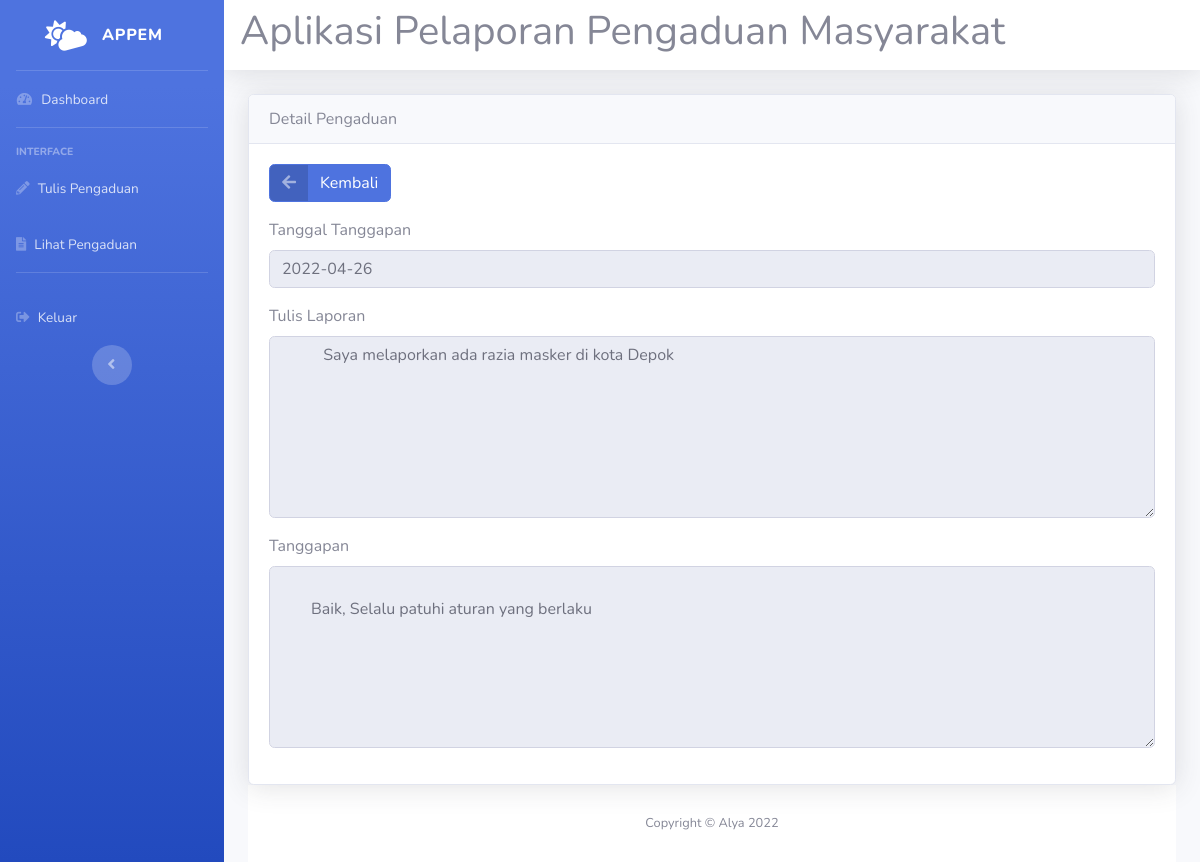
Screenshot of /masyarakat.php?url=lihat_tanggapan&id=4 (signed in) with the database file from the repository.
### tables this page shows
CREATE TABLE `tanggapan` (
  `id_tanggapan` int(11) NOT NULL,
  `id_pengaduan` int(11) NOT NULL,
  `tgl_tanggapan` date NOT NULL,
  `tanggapan` text NOT NULL,
  `id_petugas` int(11) NOT NULL
);

CREATE TABLE `pengaduan` (
  `id_pengaduan` int(11) NOT NULL,
  `tgl_pengaduan` date NOT NULL,
  `nik` varchar(16) NOT NULL,
  `isi_laporan` text NOT NULL,
  `foto` varchar(225) NOT NULL,
  `status` enum('0','proses','selesai','') NOT NULL
);

### lihat_tanggapan.php (the view, shortened to what this page needs)
<!DOCTYPE html>
<html lang="en">
<head>
  <link href="vendor/fontawesome-free/css/all.min.css" rel="stylesheet" type="text/css">
  <link href="css/sb-admin-2.min.css" rel="stylesheet">
</head>
<body id="page-top">
<div class="card shadow">
  <div class="card-header">
    Detail Pengaduan
  </div>
  <div class="card-body">
  <div class="form-group cols-sm-6">
  <a href="?url=lihat_pengaduan" class="btn btn-primary btn-icon-split">
    <span class="icon text-white-50">
      <i class="fas fa-arrow-left"></i>
    </span>
    <span class="text">Kembali</span>
  </a>
</div>
    <form action="" method="post" class="form-horizontal" enctype="multipart/form-data">
      <?php
      require 'koneksi.php';
      $sql=mysqli_query($conn, "select * from pengaduan, tanggapan where tanggapan.id_pengaduan='$_GET[id]' and tanggapan.id_pengaduan=pengaduan.id_pengaduan");
      $cek=mysqli_num_rows($sql);
        if ($cek<1)
        {
          echo "<font color='red'>Mohon bersabar, pengaduan belum ditanggapi</font>";
        }
        else
        {
      if ($data=mysqli_fetch_array($sql))
      {
        ?>
      <div class="form-group cold-sm-6">
        <label>Tanggal Tanggapan</label>
        <input type="text" name="tgl_tanggapan" value="<?php echo $data['tgl_tanggapan'] ?>" class="form-control" readonly>
      </div>
      <div class="form-group cold-sm-6">
        <label>Tulis Laporan</label>
        <textarea class="form-control" rows="7" name="isi_laporan" readonly="">
          <?php echo $data['isi_laporan']; ?>
        </textarea>
      </div>
      <div class="form-group cold-sm-6">
        <label>Tanggapan</label>
        <textarea class="form-control" rows="7" name="isi_laporan" readonly="">
          <?php echo $data['tanggapan']; ?>
        </textarea>
      </div>
    <?php } } ?>
    </form>
</body>
</html>

### rows the page displays
tanggapan: tgl_tanggapan "2022-04-26", isi_laporan "Saya melaporkan ada razia masker di kota Depok", isi_laporan "Baik, Selalu patuhi aturan yang berlaku"
